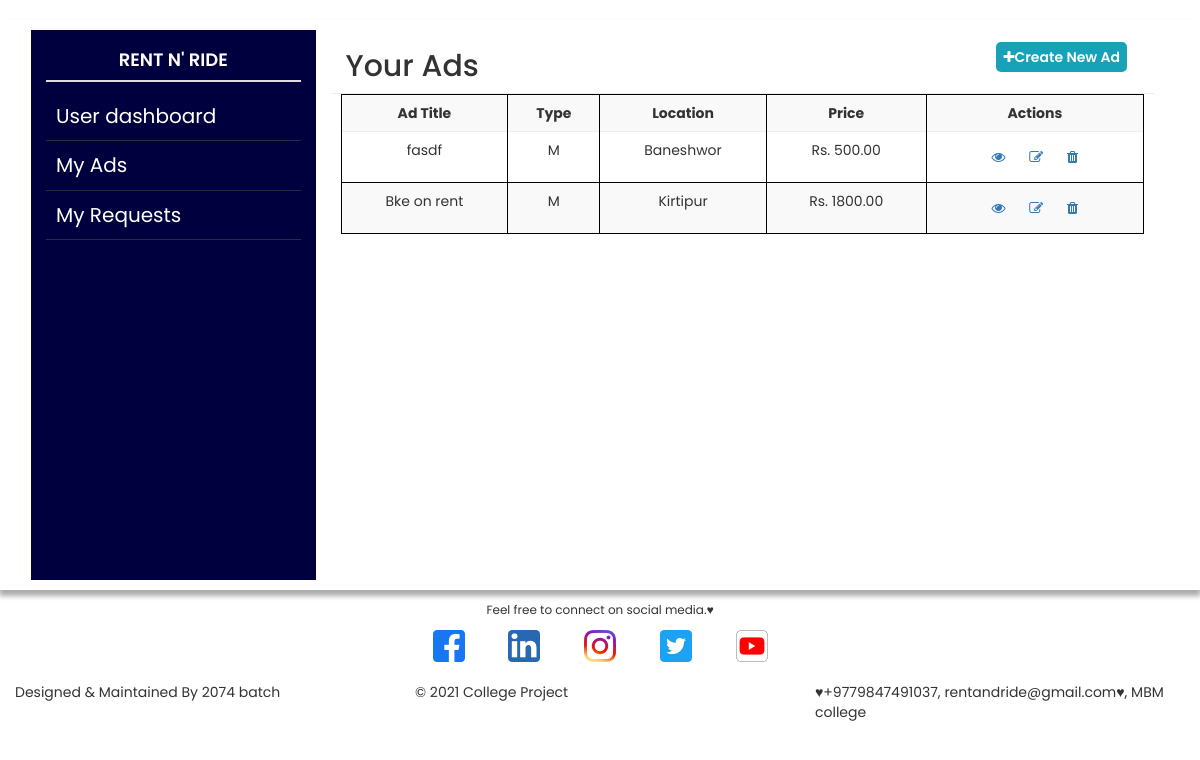
The app's page /users/user-ads/ (signed in) with its own data.
### ads/models.py (models this page shows, shortened)
class Ad(models.Model):
    VEHICLE_CHOICES = [
        ('C', 'Car'),
        ('M', 'Motrobike'),
        ('B', 'Bicycle'),
        ('S', 'Scooter'),
        ('O', 'Other')
    ]
    ad_title = models.CharField(max_length=200, null=True)
    owner = models.ForeignKey(
        Profile, null=True, blank=True, on_delete=models.SET_NULL)
    vehicle_type = models.CharField(
        max_length=1, choices=VEHICLE_CHOICES, null=True)
    vehicle_make = models.ForeignKey(
        VehicleMake, on_delete=models.PROTECT, null=True)
    model = models.CharField(max_length=200, null=True)
    engine_capacity = models.PositiveSmallIntegerField(verbose_name='Engine capacity in CC', null=True, blank=True)
    distance_travelled = models.DecimalField(
        max_digits=8, decimal_places=2, null=True, blank=True)
    registration_number = models.CharField(
        max_length=100,
        null=True,
        blank=True,
        validators= [RegexValidator(r'[a-zA-Z]+([+-]?(?=\.\d|\d)(?:\d+)?(?:\.?\d*))(?:[eE]([+-]?\d+))?-[a-zA-Z]+([+-]?(?=\.\d|\d)(?:\d+)?(?:\.?\d*))(?:[eE]([+-]?\d+))?')],
        help_text= ("Eg: BA-2-CH-1234"),
        )
    is_available = models.BooleanField(default=True)
    location = models.CharField(max_length=200, null=True)
    asking_price = models.DecimalField(
        max_digits=8, decimal_places=2, null=True)
    featured_image = models.ImageField(
        blank=True, null=True, upload_to='ads/', default='ads/ad-default.jpg')
    description = models.TextField(null=True, blank=True)
    created = models.DateTimeField(auto_now_add=True)
    id = models.UUIDField(default=uuid.uuid4, unique=True,
                          primary_key=True, editable=False)
    class Meta:
        ordering = ['-created']

### users/views.py (the view)
# urls.py: path('user-ads/', views.userAds, name='user-ads'),
@login_required(login_url='login')
def userAds(request):
    profile = request.user.profile
    requests = profile.request_set.all()
    ads = profile.ad_set.all()
    context = {'profile': profile, 'requests': requests, 'ads': ads}
    return render(request, 'users/user-ads.html', context)

### users/templates/users/user-ads.html
{% extends 'account_main.html' %}
{% block content %}
<header>
    <div class="row">
        <div class="menu_bar col-md-3">
            <a href="{% url 'index' %}">
                <h4>RENT N' RIDE</h4>
            </a>
            <ul>
                <li> <a href="{% url 'account' %}">User dashboard</a></li>
                <li> <a href="{% url 'user-ads' %}">My Ads</a></li>
                <li> <a href="{% url 'user-requests' %}">My Requests</a></li>
            </ul>
        </div>
        <div class="col-md-9">
            <div class="content_bar">
                <div class="post_title col-md-9">
                    <h2>Your Ads</h2>
                </div>
                <div class="add_btn col-md-3">
                    <button><a href="{% url 'create-ad' %}"><i class="fa fa-plus"></i>Create New Ad</button></a>
                </div>
            </div>
            <div class="list_table">
                <table class="table table-striped" border="0">
                    <tr>
                        <th>Ad Title</th>
                        <th>Type</th>
                        <th>Location</th>
                        <th>Price</th>
                        <th>Actions</th>
                    </tr>
                    {% for ad in ads %}
                    <tr>
                        <td>{{ad.ad_title}}</td>
                        <td>{{ad.vehicle_type}}</td>
                        <td>{{ ad.location }}</td>
                        <td>Rs. {{ ad.asking_price }}</td>
                        <td><a href="{% url 'ad-details' ad.id %}"><i class="fa fa-eye"></i></a>
                            <a href="{% url 'update-ad' ad.id %}"><i class="fa fa-edit"></i></a>
                            <a href="{% url 'delete-ad' ad.id %}"><i class="fa fa-trash"></i></a>
                        </td>
                    </tr>
                    {% endfor %}
                </table>
            </div>
        </div>
    </div>
</header>
{% endblock content %}

### static/styles/style.css (style rules this page uses)
body { font-family: 'Poppins', sans-serif; width: 100%; margin: 0px !important; }
header { background:#fff; float: left; width: 100%; padding: 10px 46px; position: sticky; top: 0; z-index: 1; box-shadow: 0px 5px 5px 1px rgb(0 0 0 / 33%); }

### static/styles/dashboard.css (style rules this page uses)
.menu_bar { background-color: #00003e; float: left; color: #fff; height: 550px; align-items: center; justify-content: center; }
.menu_bar h4 { text-align: center; padding: 10px; color: #fff; font-weight: 600; border-bottom: 2px solid #ddd; }
.menu_bar ul { list-style: none; margin: 0px; padding: 0px; list-style: none; }
.menu_bar ul li { border-bottom: 0.5px solid #2a2a44; padding: 10px; font-size: 20px; }
.menu_bar ul li a { color: #fff; }
button { background: #17a2b8; color: white; float: right; margin: 12px; font-weight: 600; border: none; padding: 5px; border-radius: 5px; }
button a { margin: 2px; color: white; }
.post_title { float: left; }
.content_bar { float: left; width: 100%; border-bottom: 1px solid #f3eaea; }
.list_table { padding: 10px; }
.list_table table { width:100%; float: left; text-align: center; }
.list_table table i { padding: 10px; }
.list_table table tr td { border-top: solid thin #eee; border-right: solid thin #000; border-left: solid thin #000; border-bottom: solid thin #000; }
.list_table table tr th { text-align: center; border-top: solid thin #000; border-right: solid thin #000; border-left: solid thin #000; border-bottom: 0; }

### records on screen
Ad: ad_title "fasdf", vehicle_type "M", location "Baneshwor", asking_price "500.00"
Ad: ad_title "Bke on rent", vehicle_type "M", location "Kirtipur", asking_price "1800.00"
